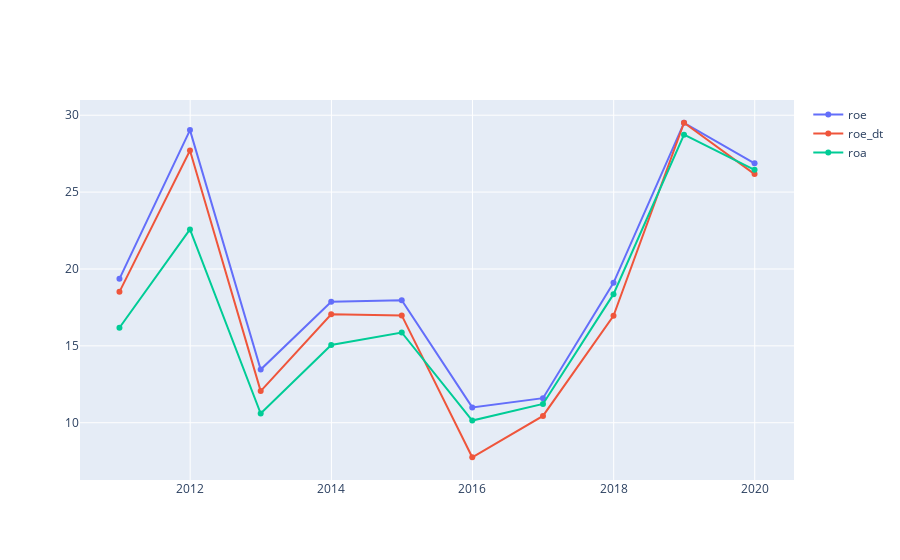

The notebook cell saved with this chart:
### Markdown cell above
## ROE

### Code cell
fig = go.Figure()
fig.add_trace(go.Scatter(x=data_df.index, y=data_df.roe,name='roe'))
fig.add_trace(go.Scatter(x=data_df.index, y=data_df.roe_dt,name='roe_dt'))
fig.add_trace(go.Scatter(x=data_df.index, y=data_df.roa,name='roa'))
# fig.add_trace(go.Scatter(x=data_df.index, y=data_df.roe_dt,name='roe_dt'))
fig.show()

### Figure 1 — Plotly figure (JSON) as saved in the notebook; plotly's stock layout.template omitted (floating-point values rounded to 4 significant figures)
{"data": [{"name": "roe", "type": "scatter", "x": ["2010-12-31", "2011-12-31", "2012-12-31", "2013-12-31", "2014-12-31", "2015-12-31", "2016-12-31", "2017-12-31", "2018-12-31", "2019-12-31"], "y": [19.36, 29.03, 13.46, 17.86, 17.97, 11.0, 11.6, 19.1, 29.51, 26.87]}, {"name": "roe_dt", "type": "scatter", "x": ["2010-12-31", "2011-12-31", "2012-12-31", "2013-12-31", "2014-12-31", "2015-12-31", "2016-12-31", "2017-12-31", "2018-12-31", "2019-12-31"], "y": [18.51, 27.7, 12.06, 17.05, 16.98, 7.756, 10.44, 16.96, 29.51, 26.17]}, {"name": "roa", "type": "scatter", "x": ["2010-12-31", "2011-12-31", "2012-12-31", "2013-12-31", "2014-12-31", "2015-12-31", "2016-12-31", "2017-12-31", "2018-12-31", "2019-12-31"], "y": [16.18, 22.57, 10.6, 15.06, 15.87, 10.14, 11.22, 18.36, 28.74, 26.45]}], "layout": {}}
